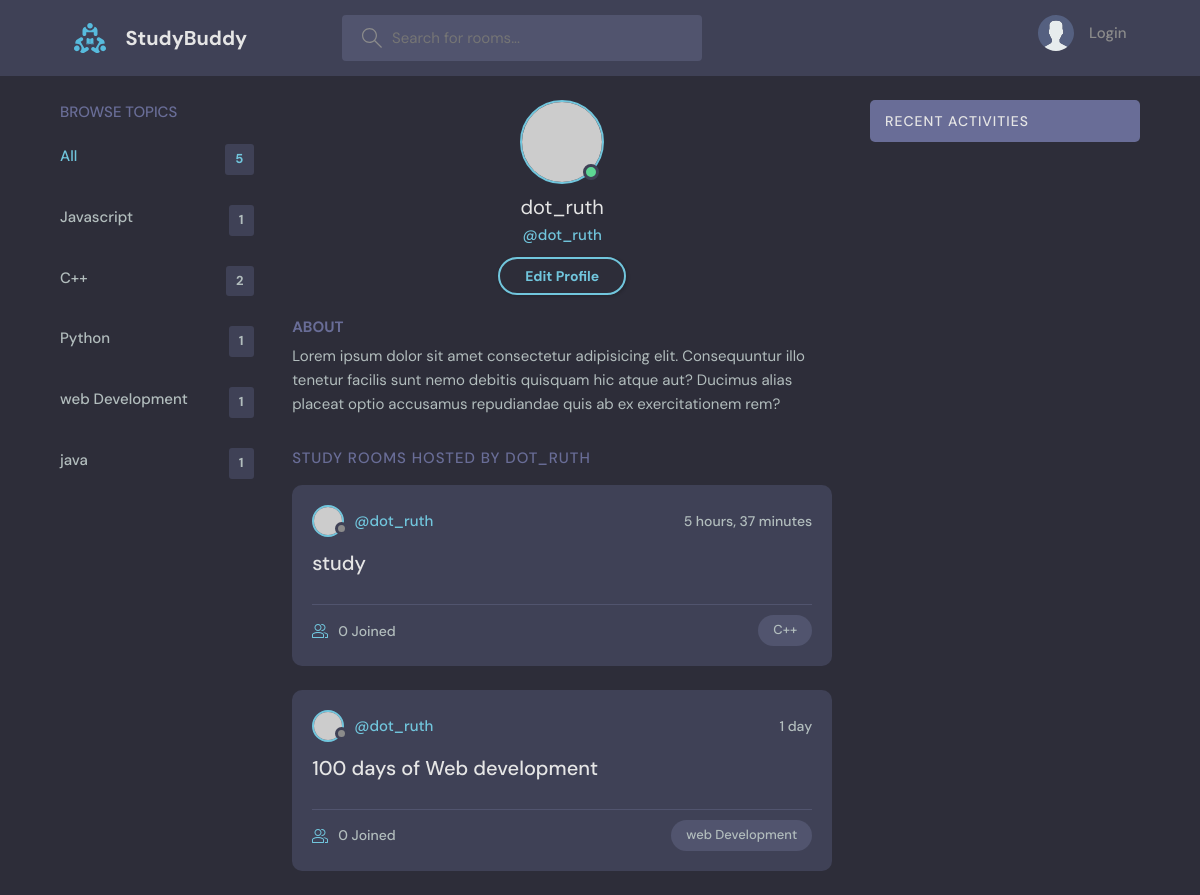
Page /user-profile/2/ on the committed database.
### base/models.py (models this page shows, shortened)
class Topic(models.Model):
    name = models.CharField(max_length=200)
    def __str__(self):
        return self.name

class Room(models.Model):
    host = models.ForeignKey(User, on_delete=models.SET_NULL, null=True)
    topic = models.ForeignKey(Topic, on_delete=models.SET_NULL, null=True)
    name = models.CharField(max_length=200)
    description = models.TextField(null=True, blank=True)
    participants = models.ManyToManyField(
        User, related_name='participants', blank=True)
    updated = models.DateTimeField(auto_now=True)
    created = models.DateTimeField(auto_now_add=True)
    class Meta:
        ordering = ['-updated', '-created']

### base/views.py (the view)
# urls.py: path('user-profile/<str:pk>/', views.userprofile, name="user-profile"),
def userprofile(request, pk):
    user = User.objects.get(id=pk)
    rooms = user.room_set.all()
    room_message = user.message_set.all()
    topics = Topic.objects.all()
    context = {'user': user, 'rooms': rooms,
               'room_message': room_message, 'topics': topics}
    return render(request, 'base/profile.html', context)

### base/templates/base/profile.html
{% extends 'main.html' %}
{% block content %}
  <main class="profile-page layout layout--3">
    <div class="container">
      {% include 'base/topics_component.html'%}
      <div class="roomList">
        <div class="profile">
          <div class="profile__avatar">
            <div class="avatar avatar--large active">
              <img src="https://randomuser.me/api/portraits/men/11.jpg" />
            </div>
          </div>
          <div class="profile__info">
            <h3>{{user.username}}</h3>
            <p>@{{user.username}}</p>
            <a href="edit-user.html" class="btn btn--main btn--pill">Edit Profile</a>
          </div>
          <div class="profile__about">
            <h3>About</h3>
            <p>
              Lorem ipsum dolor sit amet consectetur adipisicing elit. Consequuntur illo tenetur
              facilis sunt nemo debitis quisquam hic atque aut? Ducimus alias placeat optio
              accusamus repudiandae quis ab ex exercitationem rem?
            </p>
          </div>
        </div>
        <div class="roomList__header">
          <div>
            <h2>Study Rooms Hosted by {{user.username}}</a>
            </h2>
          </div>
        </div>
        {% include 'base/feed_component.html'%}
      </div>
      {% include 'base/activities_component.html'%}
    </div>
  </main>
  {% endblock content %}

### base/templates/base/topics_component.html
<div class="topics">
    <div class="topics__header">
      <h2>Browse Topics</h2>
    </div>
    <ul class="topics__list">
      <li>
        <a href="{% url 'home'%}" class="active">All <span>{{topics.count}}</span></a>
      </li>
      {% for topic in topics%}
      <li>
        <a href="{% url 'home'%}?q={{topic.name}}">{{topic.name}} <span>{{topic.room_set.all.count}}</span></a>
      </li>
      {% endfor %}
    </ul>
  </div>

### base/templates/base/feed_component.html (shortened to what this page needs)
{% for room in rooms %}
<div class="roomListRoom">
    <div class="roomListRoom__header">
      <a href="{% url 'user-profile' room.host.id%}" class="roomListRoom__author">
        <div class="avatar avatar--small">
          <img src="https://randomuser.me/api/portraits/women/11.jpg" />
        </div>
        <span>@{{room.host.username}}</span>
      </a>
      <div class="roomListRoom__actions">
        <span>{{room.created|timesince}}</span>
      </div>
    </div>
    <div class="roomListRoom__content">
      <a href="{% url 'room' room.id %}">{{room.name}}</a>
    </div>
    <div class="roomListRoom__meta">
      <a href="{% url 'room' room.id %}" class="roomListRoom__joined">
        {{room.participants.all.count}} Joined
      </a>
      <p class="roomListRoom__topic">{{room.topic}}</p>
    </div>
  </div>
{% endfor %}

### rows in the picture
Topic: name "Javascript", room_set.all.count "1"
Topic: name "C++", room_set.all.count "2"
Topic: name "Python", room_set.all.count "1"
Topic: name "web Development", room_set.all.count "1"
Topic: name "java", room_set.all.count "1"
Room: host.username "dot_ruth", created "5 hours, 37 minutes", name "study", participants.all.count "0", topic "C++"
Room: host.username "dot_ruth", created "1 day", name "100 days of Web development", participants.all.count "0", topic "web Development"

### other values in the picture
{{ topics.count }} "5"
{{ user.username }} "dot_ruth"
{{ user.username }} "DOT_RUTH"
